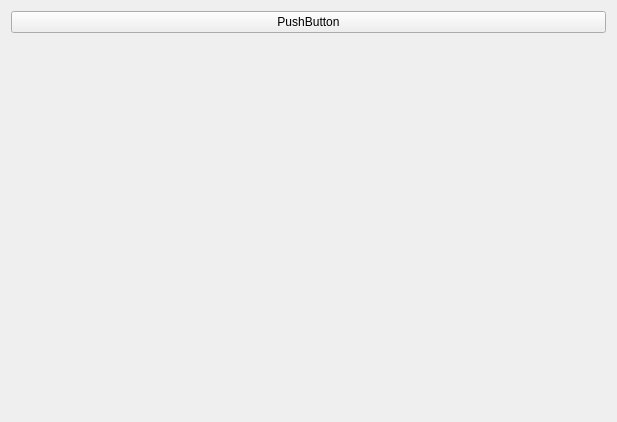
<?xml version="1.0" encoding="UTF-8"?>
<ui version="4.0">
 <class>Form</class>
 <widget class="QWidget" name="Form">
  <property name="geometry">
   <rect>
    <x>0</x>
    <y>0</y>
    <width>617</width>
    <height>422</height>
   </rect>
  </property>
  <property name="windowTitle">
   <string>Form</string>
  </property>
  <layout class="QVBoxLayout" name="verticalLayout">
   <item>
    <widget class="QPushButton" name="pushButton">
     <property name="text">
      <string>PushButton</string>
     </property>
    </widget>
   </item>
   <item>
    <spacer name="verticalSpacer">
     <property name="orientation">
      <enum>Qt::Vertical</enum>
     </property>
     <property name="sizeHint" stdset="0">
      <size>
       <width>20</width>
       <height>372</height>
      </size>
     </property>
    </spacer>
   </item>
  </layout>
 </widget>
 <resources/>
 <connections/>
</ui>
